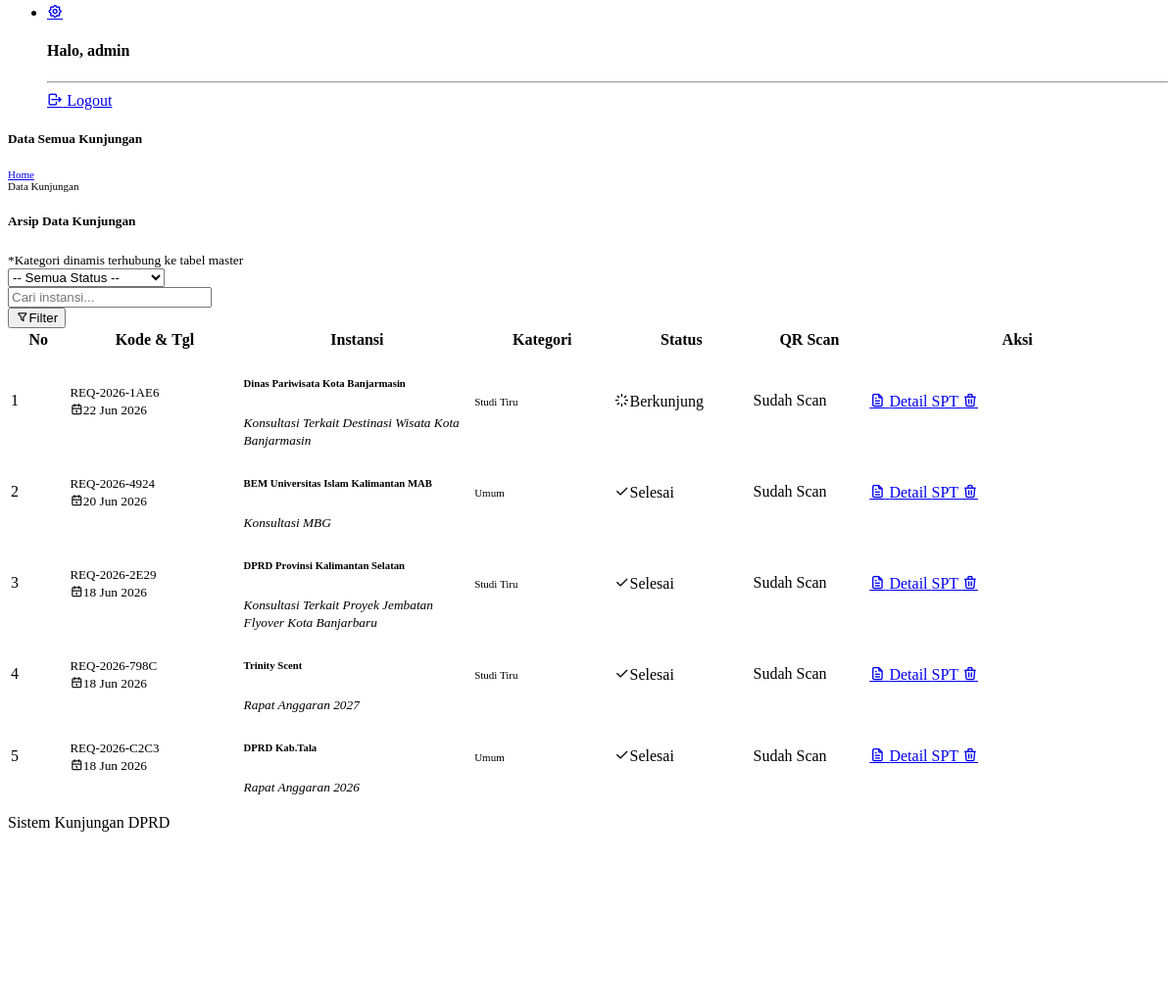
/admin/data_kunjungan.php (signed in, lower part), run on an earlier commit of the app's database.
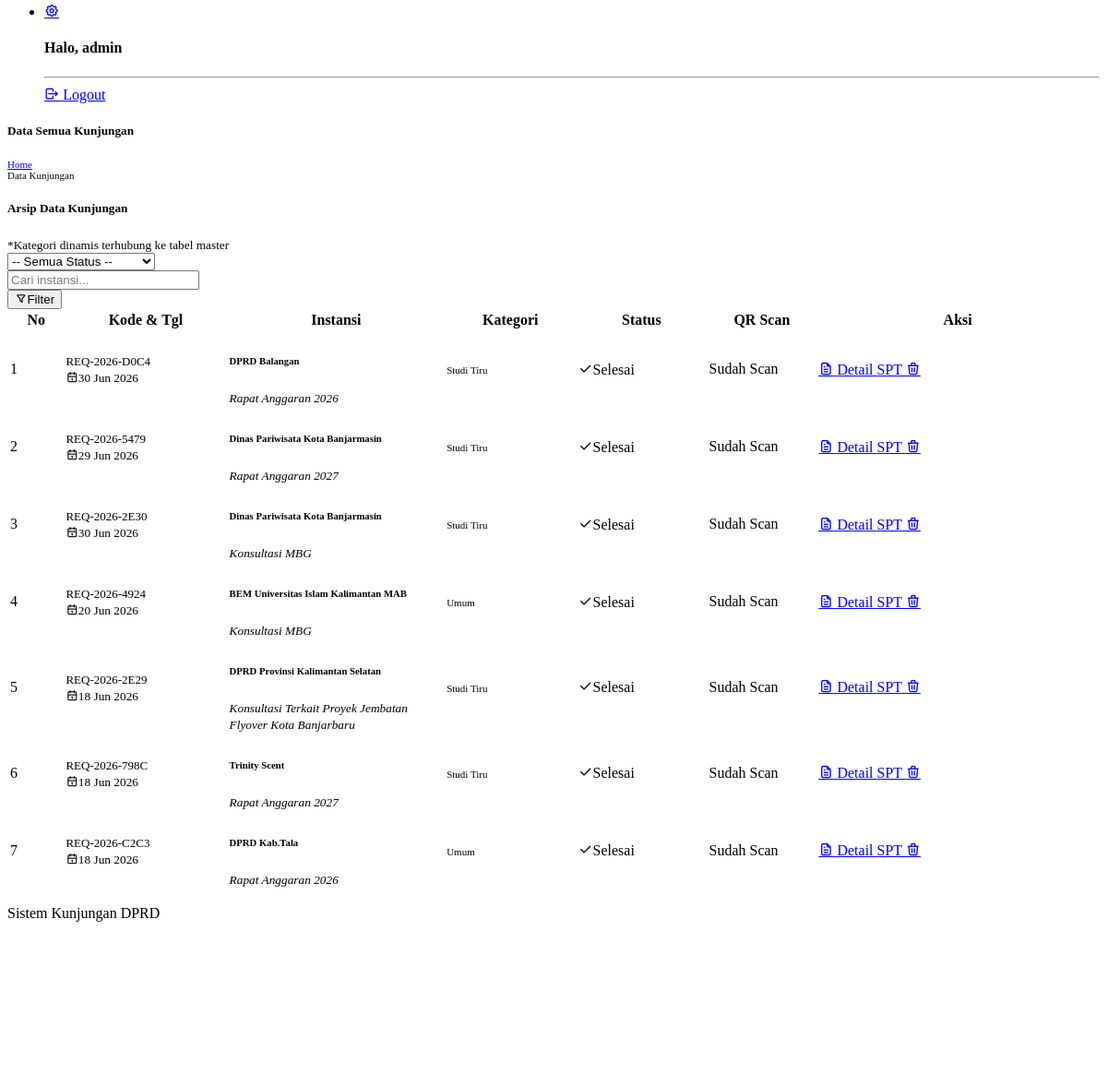
And on a later commit of the database.
### tables this page shows
CREATE TABLE `kunjungan` (
  `id_kunjungan` int NOT NULL,
  `kode_booking` varchar(20) DEFAULT NULL,
  `email_pemohon` varchar(100) DEFAULT NULL,
  `no_hp_pemohon` varchar(20) DEFAULT NULL,
  `no_register` varchar(50) DEFAULT NULL,
  `jenis_pendaftaran` enum('online','walk-in') DEFAULT 'online',
  `id_kategori` int DEFAULT NULL,
  `tgl_surat_permohonan` date DEFAULT NULL,
  `tgl_kunjungan` date DEFAULT NULL,
  `waktu_kunjungan` time DEFAULT NULL,
  `nama_instansi_tamu` varchar(150) DEFAULT NULL,
  `alamat_instansi` text,
  `jumlah_peserta_rencana` int DEFAULT NULL,
  `materi_kunjungan` text,
  `file_surat_permohonan` varchar(255) DEFAULT NULL,
  `no_skk` varchar(100) DEFAULT NULL,
  `tgl_skk` date DEFAULT NULL,
  `instansi_pengirim_skk` varchar(150) DEFAULT NULL,
  `perihal_skk` varchar(255) DEFAULT NULL,
  `file_skk` varchar(255) DEFAULT NULL,
  `id_pj` int DEFAULT NULL,
  `id_ruangan` int DEFAULT NULL,
  `id_admin_verif` int DEFAULT NULL,
  `status_kegiatan` enum('pending','dijadwalkan','sedang berkunjung','selesai','batal') DEFAULT 'pending',
  `alasan_pembatalan` text,
  `tgl_pembatalan` datetime DEFAULT NULL,
  `qr_code_data` varchar(500) DEFAULT NULL,
  `qr_code_path` varchar(255) DEFAULT NULL,
  `status_kehadiran` enum('belum','hadir','selesai') DEFAULT 'belum',
  `waktu_scan` timestamp NULL DEFAULT NULL,
  `batas_waktu_kunjungan` datetime DEFAULT NULL,
  `waktu_checkout` timestamp NULL DEFAULT NULL,
  `created_at` timestamp NOT NULL DEFAULT CURRENT_TIMESTAMP
);

### admin/data_kunjungan.php (the view, shortened to what the changed rows need)
<?php
include 'template/header.php';
include 'template/sidebar.php';
?>
<div class="row">
  <div class="col-sm-12">
    <div class="card shadow-sm border-dark">
      <div class="card-body">
        <div class="table-responsive">
          <table class="table table-hover table-bordered align-middle" id="tabelKunjungan">
            <thead class="table-dark">
              <tr>
                <th width="5%" class="text-center">No</th>
                <th width="15%">Kode &amp; Tgl</th>
                <th width="20%">Instansi</th>
                <th width="12%">Kategori</th>
                <th width="12%" class="text-center">Status</th>
                <th width="10%" class="text-center">QR Scan</th>
                <th class="text-center" width="26%">Aksi</th>
              </tr>
            </thead>
            <tbody>
              <?php
              $no = 1;
              if (isset($koneksi)) {
                $query = "SELECT kunjungan.*, IFNULL(kategori_kunjungan.nama_kategori, 'Umum') as nama_kategori
                          FROM kunjungan
                          LEFT JOIN kategori_kunjungan ON kunjungan.id_kategori = kategori_kunjungan.id_kategori";
                $query .= " ORDER BY kunjungan.id_kunjungan DESC";
                $result = mysqli_query($koneksi, $query);
                if ($result && mysqli_num_rows($result) > 0) {
                  while ($d = mysqli_fetch_array($result)) {
                    $status = strtolower($d['status_kegiatan'] ?? 'pending');
                    $instansi = $d['nama_instansi_tamu'] ?? 'Instansi Tidak Diketahui';
                    $kategori_text = $d['nama_kategori'];
                    if ($status == 'selesai' || $status == 'sedang berkunjung') {
                      $status_qr_html = '<span class="badge bg-light-success text-success border border-success px-2 py-1">Sudah Scan</span>';
                    } elseif ($status == 'dijadwalkan') {
                      $status_qr_html = '<span class="badge bg-light-warning text-warning border border-warning px-2 py-1">Belum Scan</span>';
                    } else {
                      $status_qr_html = '<small class="text-muted font-italic">Belum Generate</small>';
                    }
                    ?>
                    <tr>
                      <td class="text-center"><?= $no++; ?></td>
                      <td>
                        <span class="fw-bold text-dark font-monospace" style="font-size:13px;"><?= htmlspecialchars($d['kode_booking']); ?></span><br>
                        <small class="text-muted"><i class="ti ti-calendar me-1"></i><?= date('d M Y', strtotime($d['tgl_kunjungan'])); ?></small>
                      </td>
                      <td>
                        <h6 class="mb-0 fw-bold"><?= htmlspecialchars($instansi); ?></h6>
                        <small class="text-muted"><em><?= htmlspecialchars($d['materi_kunjungan'] ?? ''); ?></em></small>
                      </td>
                      <td>
                        <span class="badge bg-light-secondary text-dark border" style="font-size: 11px;"><?= htmlspecialchars($kategori_text); ?></span>
                      </td>
                      <td class="text-center">
                        <?php
                        if ($status == 'pending') {
                            echo '<span class="badge bg-warning">Pending</span>';
                        } elseif ($status == 'dijadwalkan') {
                            echo '<span class="badge bg-primary">Dijadwalkan</span>';
                        } elseif ($status == 'sedang berkunjung') {
                            echo '<span class="badge bg-info text-white"><i class="ti ti-loader rotate-refresh me-1"></i>Berkunjung</span>';
                        } elseif ($status == 'selesai') {
                            echo '<span class="badge bg-success"><i class="ti ti-check me-1"></i>Selesai</span>';
                        } else {
                            echo '<span class="badge bg-danger">Batal</span>';
                        }
                        ?>
                      </td>
                      <td class="text-center"><?= $status_qr_html; ?></td>
                      <td class="text-center">
                        <div class="d-flex gap-1 justify-content-center flex-wrap">
                          <a href="detail_kunjungan.php?id=<?= $d['id_kunjungan']; ?>" class="btn btn-dark btn-sm" title="Detail">
                            <i class="ti ti-file-text"></i> Detail
                          </a>
                          <a href="input_spt.php?id=<?= $d['id_kunjungan']; ?>" class="btn btn-outline-dark btn-sm <?= ($status == 'pending' || $status == 'batal') ? 'disabled opacity-50' : ''; ?>" title="Input SPT">
                            <i class="ti ti-file-description"></i> SPT
                          </a>
                          <a href="data_kunjungan.php?aksi=hapus&id=<?= $d['id_kunjungan']; ?>" class="btn btn-danger btn-sm" onclick="return confirm('Hapus permanen arsip kunjungan ini?')" title="Hapus">
                            <i class="ti ti-trash"></i>
                          </a>
                        </div>
                      </td>
                    </tr>
                    <?php
                  }
                }
              }
              ?>
            </tbody>
          </table>
        </div>
      </div>
    </div>
  </div>
</div>
<?php
include 'template/footer.php';
?>

What changed in the data, as far as the page shows it:
removed kunjungan: kode_booking "REQ-2026-1AE6", tgl_kunjungan "22 Jun 2026", nama_instansi_tamu "Dinas Pariwisata Kota Banjarmasin", materi_kunjungan "Konsultasi Terkait Destinasi Wisata Kota Banjarmasin", kategori_text "Studi Tiru", shows "Berkunjung", shows "Sudah Scan"
added kunjungan: kode_booking "REQ-2026-D0C4", tgl_kunjungan "30 Jun 2026", nama_instansi_tamu "DPRD Balangan", materi_kunjungan "Rapat Anggaran 2026", kategori_text "Studi Tiru", status_kegiatan "selesai" (drawn)
added kunjungan: kode_booking "REQ-2026-5479", tgl_kunjungan "29 Jun 2026", nama_instansi_tamu "Dinas Pariwisata Kota Banjarmasin", materi_kunjungan "Rapat Anggaran 2027", kategori_text "Studi Tiru", status_kegiatan "selesai" (drawn)
added kunjungan: kode_booking "REQ-2026-2E30", tgl_kunjungan "30 Jun 2026", nama_instansi_tamu "Dinas Pariwisata Kota Banjarmasin", materi_kunjungan "Konsultasi MBG", kategori_text "Studi Tiru", status_kegiatan "selesai" (drawn)
